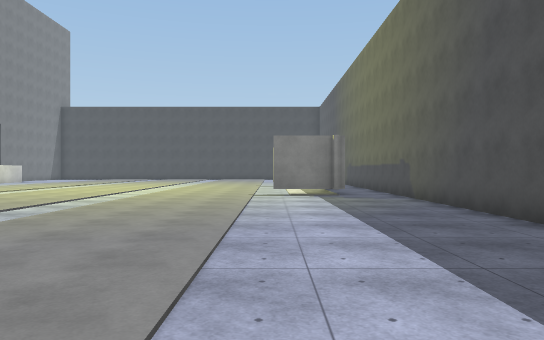
[1] (above)

21 first-person views from a walk through a 3-D level made in the Unity game engine. The camera is 1.4 m above the floor, looks level and sees 70° across. The floor is counted in squares, 2 m on a side. Each view is taken from the middle of a square. On the plan, view 1 faces up. The plan holds only what a view shows up to about 11 squares ahead; the rest is blank. The place goes on beyond the plan. The player character is not drawn. Surface patterns are stand-ins for the level's own textures.

[2]
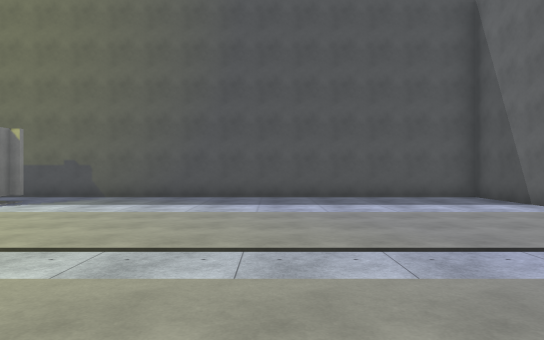

[3]
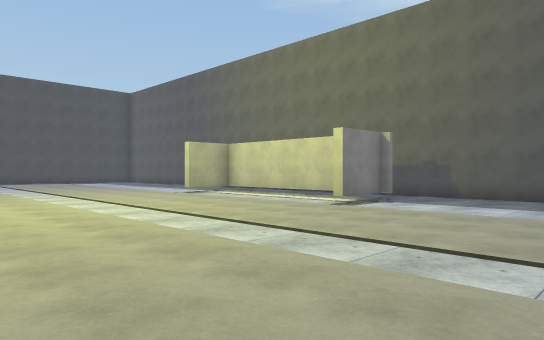

[4]
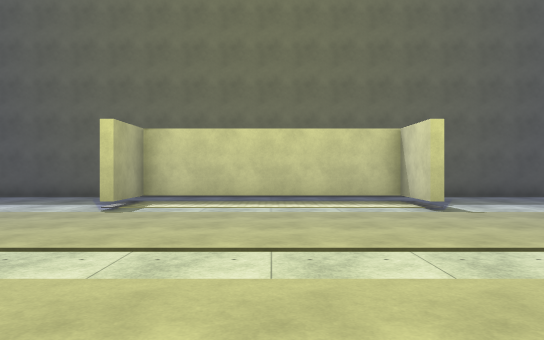

[5]
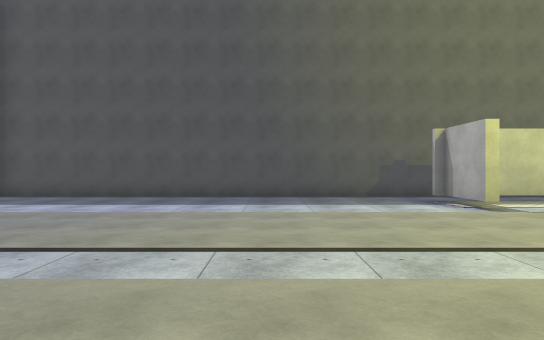

[6]
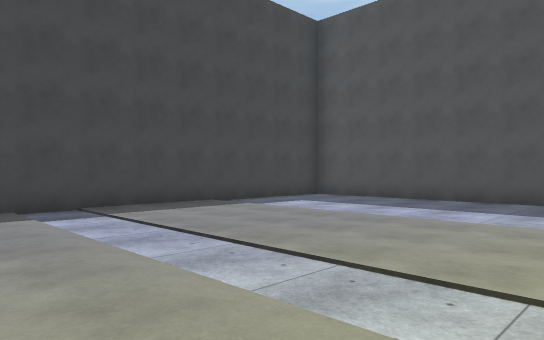

[7]
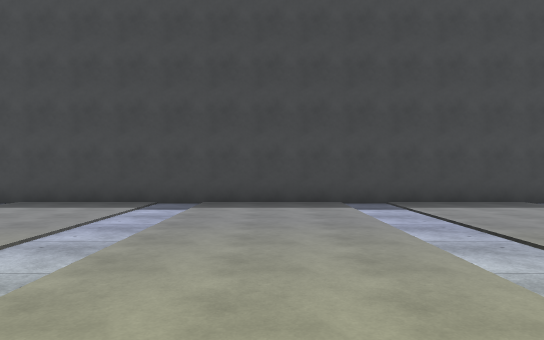

[8]
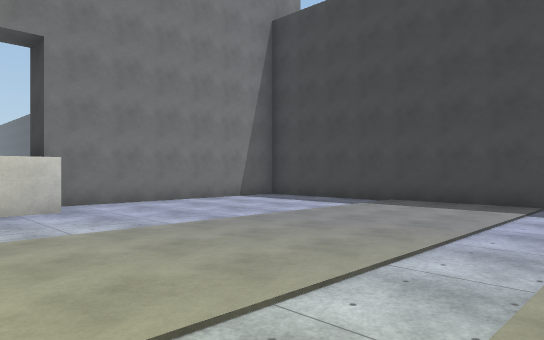

[9]
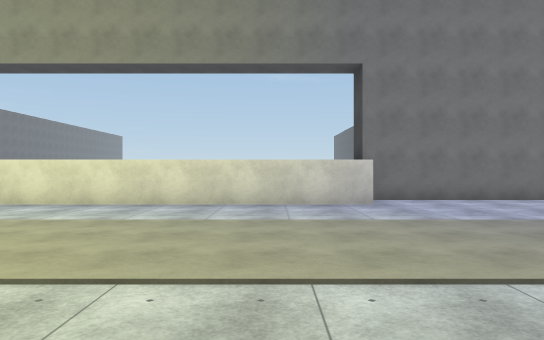

[10]
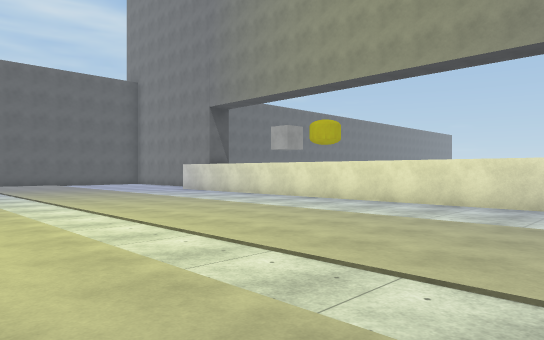

[11]
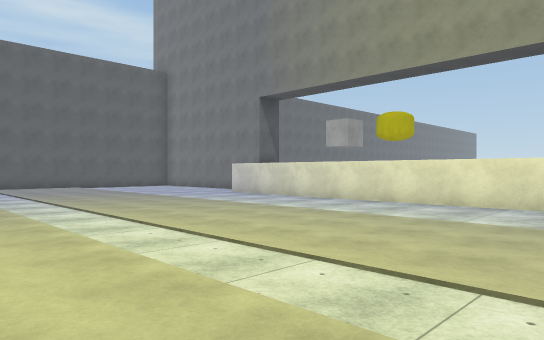

[12]
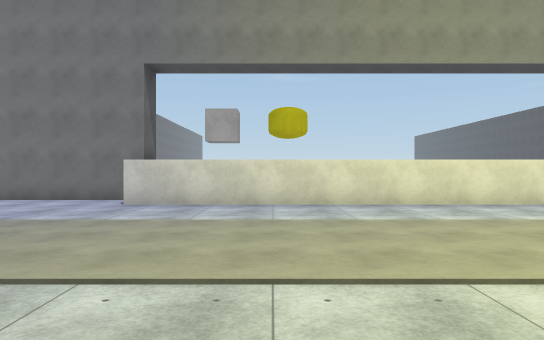

[13]
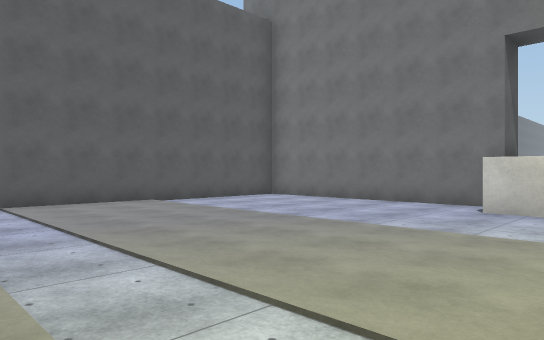

[14]
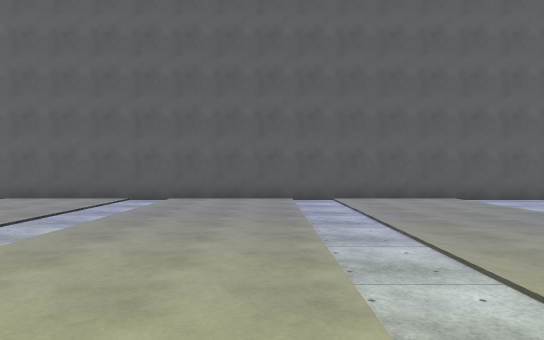

[15]
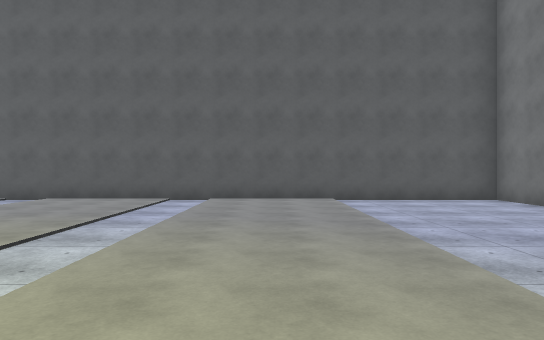

[16]
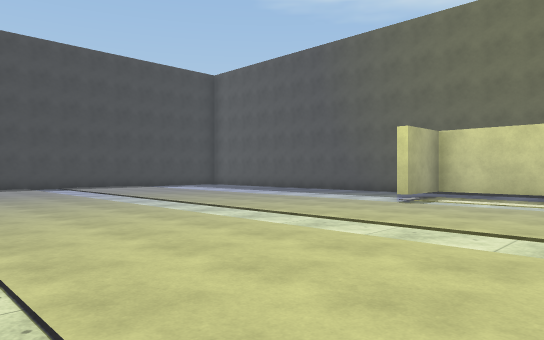

[17]
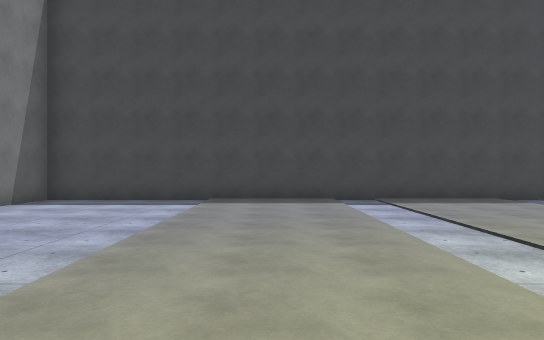

[18]
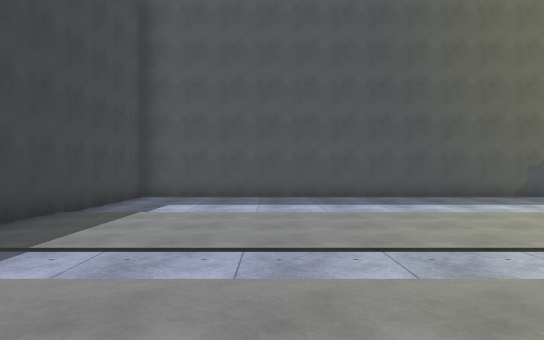

[19]
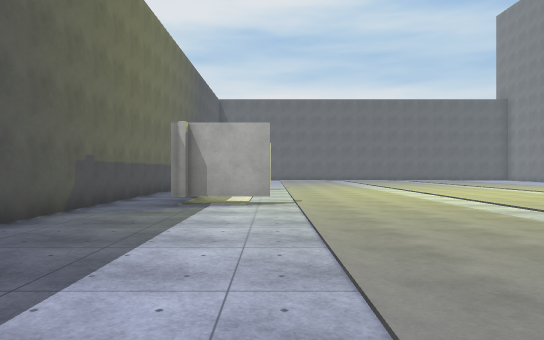

[20]
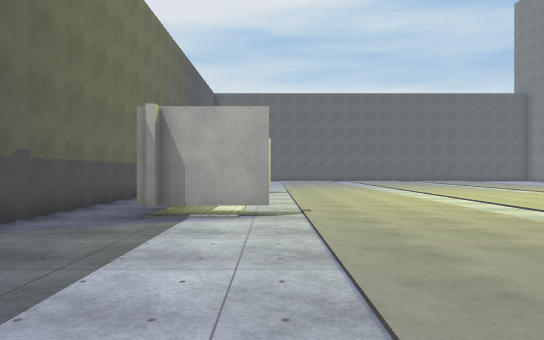

[21]
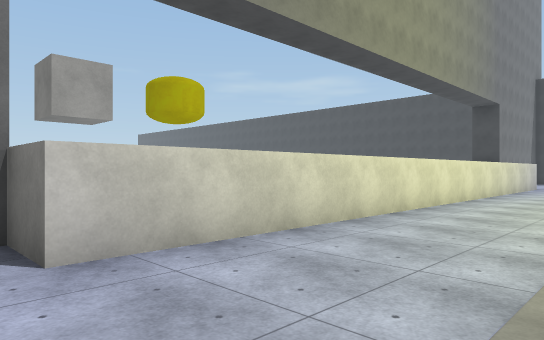

### Floor plan
Key: @ floor where view 1 was taken; # wall or solid block; . floor; ^ raised ledge; T thing the floor can be seen under or through.
Columns run from 16 left of view 1 to 4 right of it. Each row starts with its distance up from view 1.
 29 #####################
 28 #...................#
 27 #...................#
 26 #...................#
 25 #...................#
 24 #...................#
 23 #...................#
 22  ^..................#
 21  ^..................#
 20  ^..................#
 19  ^..................#
 18  ^..................#
 17  ^...............TT.#
 16  ^................T.#
 15  ^................T.#
 14  ^................T.#
 13  ^................T.#
 12  ^................T.#
 11  ^...............TT.#
 10  ^..................#
  9  ^..................#
  8  ^..................#
  7  ^..................#
  6 ^^..................#
  5 #...................#
  4 #...................#
  3 #...................#
  2 #...................#
  1 #...................#
  0 #...............@...#
 -1 #####################

Where each view was taken, in squares from view 1:
view 1: 0 up, 0 right, facing up
view 2: 5 up, 7 left, facing right
view 3: 6 up, 7 left, facing up-right
view 4: 14 up, 7 left, facing right
view 5: 21 up, 7 left, facing right
view 6: 21 up, 6 left, facing up-right
view 7: 20 up, 6 left, facing up
view 8: 20 up, 7 left, facing up-left
view 9: 20 up, 6 left, facing left
view 10: 19 up, 6 left, facing down-left
view 11: 16 up, 6 left, facing down-left
view 12: 9 up, 6 left, facing left
view 13: 8 up, 7 left, facing down-left
view 14: 9 up, 7 left, facing down
view 15: 9 up, 10 left, facing down
view 16: 13 up, 8 left, facing up-right
view 17: 19 up, 10 left, facing up
view 18: 25 up, 7 left, facing right
view 19: 25 up, 0 right, facing down
view 20: 23 up, 0 right, facing down
view 21: 5 up, 11 left, facing up-left
